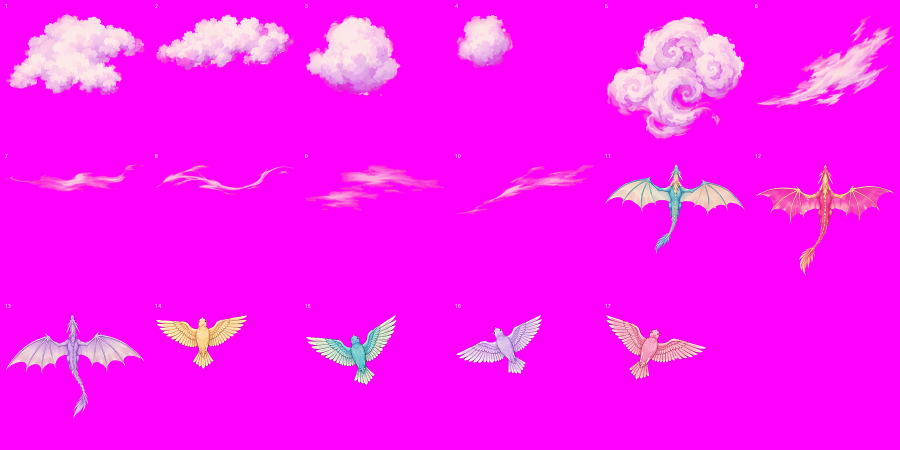
#> input picture prod/contact-v2-haut.png, 1800 x 900 px (shown at 1/2 size)
$ python preparer_poses.py ../prod/contact-v2-haut.png
#> lines starting #> are read from the running program, lines starting #| are printed output that depends on the picture; after the words box and inside, x2 and y2 are one past the last pixel; in counts of white or black regions, pixels touching at a corner belong together
### tools/preparer_decor.py
"""Prépare le décor de l'acte 1 : détoure le fond magenta, découpe la planche d'éléments, convertit le fond.

Usage :
    python tools/preparer_decor.py <planche_elements.png> <plateforme.png> <fond.png>

Sorties dans public/sprites/ :
    fond-ciel.webp            fond sans transparence
    plateforme.webp           plateforme détourée, rognée
    elements/<cellule>-<n>.webp   un fichier par objet (cellules : arches, bannieres, nuages, herbes)
    (prod/contact-elements.png : planche de contrôle numérotée, hors site)
"""
import os
import sys

import numpy as np
from PIL import Image, ImageDraw
from scipy import ndimage

RACINE = os.path.dirname(os.path.dirname(os.path.abspath(__file__)))
SORTIE = os.path.join(RACINE, "public", "sprites")
CELLULES = ["arches", "bannieres", "nuages", "herbes"]  # haut-gauche, haut-droite, bas-gauche, bas-droite


def detourer(img):
    """Retire le magenta #FF00FF (fondu en douceur) et corrige la frange rosée des bords."""
    a = np.asarray(img.convert("RGB")).astype(np.float32)
    r, g, b = a[..., 0], a[..., 1], a[..., 2]
    m = (r + b) / 2 - g
    alpha = 1 - np.clip((m - 70) / 90, 0, 1)
    out = a.copy()
    frange = (alpha > 0) & (alpha < 1)
    for c, v in ((0, 255), (2, 255)):
        ch = out[..., c]
        ch[frange] = np.clip((ch[frange] - (1 - alpha[frange]) * v) / np.maximum(alpha[frange], 0.05), 0, 255)
    rgba = np.dstack([out, alpha * 255]).astype(np.uint8)
    return Image.fromarray(rgba, "RGBA")


def rogner(img, marge=2):
    box = img.getchannel("A").point(lambda v: 255 if v > 24 else 0).getbbox()
    if not box:
        return None
    x0, y0, x1, y1 = box
    return img.crop((max(0, x0 - marge), max(0, y0 - marge), x1 + marge, y1 + marge))


def trouver_filet(lum_profil, centre, ecart):
    """Position du filet clair le plus proche du centre."""
    zone = lum_profil[centre - ecart:centre + ecart]
    return centre - ecart + int(np.argmax(zone))


# [61 lines left out: function main, not called in this run]


# [2 lines that do not run on import are left out]

### tools/preparer_poses.py
"""Découpe la planche 2 du héros : poses de profil (cellule haut-droite) et mains en vue subjective (cellules du bas).

Usage :
    python tools/preparer_poses.py <planche2.png>

Sorties : public/sprites/poses/<n>.webp, public/sprites/mains/<cellule>-<n>.webp
et un contrôle numéroté prod/contact-poses.png (hors site). Les éléments de décor dessinés avec les poses
(porte, pierre gravée) sont à écarter à la main après contrôle : ils sont collés aux mains ou au héros.
"""
import os
import sys

import numpy as np
from PIL import Image, ImageDraw
from scipy import ndimage

sys.path.insert(0, os.path.dirname(os.path.abspath(__file__)))
from preparer_decor import detourer, rogner, trouver_filet, RACINE  # noqa: E402

CELLULES = {1: ("visages", None), 2: ("poses", "poses"), 3: ("mains-a", "mains"), 4: ("mains-b", "mains")}


def main():
    if len(sys.argv) != 2:
        sys.exit(__doc__)
    im = Image.open(sys.argv[1]).convert("RGB")
#> im is the input picture: PIL image 1800x900 RGB; mean R, G, B 252.2, 22.6, 249.3
    W, H = im.size
#> W = 1800; H = 900
    lum = np.asarray(im.convert("L")).astype(np.float32)
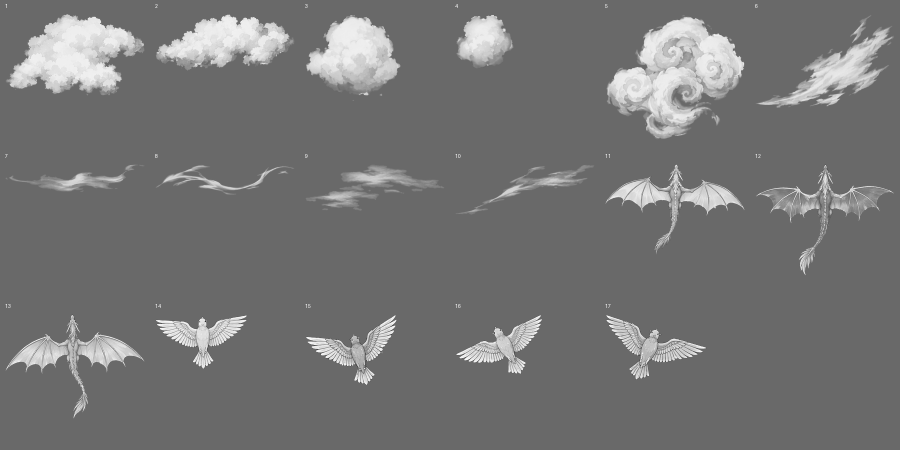
#> lum: shape (900, 1800) float32 (shown at 1/2 size); min 4, max 255, mean 116.8
    xc = trouver_filet(lum[: H // 4].mean(axis=0), W // 2, W // 20)
#> in trouver_filet, `zone = lum_profil[centre - ecart:centre + ecart]`: zone = 180 values, max 153.5 at index 148, min 105 at index 0, mean 120.5
#> xc = 958
    yc = trouver_filet(lum[:, : W // 4].mean(axis=1), H // 2, H // 20)
#> yc = 405
    marge = 10
    boites = {1: (0, 0, xc, yc), 2: (xc, 0, W, yc), 3: (0, yc, xc, H), 4: (xc, yc, W, H)}
#> boites = {1: (0, 0, 958, 405), 2: (958, 0, 1800, 405), 3: (0, 405, 958, 900), 4: (958, 405, 1800, 900)}
    feuille = []
    for num, (x0, y0, x1, y1) in boites.items():
        nom, dossier = CELLULES[num]
        if dossier is None:
            continue  # les visages portent un autre costume : non repris
        cell = detourer(im.crop((x0 + marge, y0 + marge, x1 - marge, y1 - marge)))
        alpha = np.asarray(cell.getchannel("A")) > 128
        etiquettes, n = ndimage.label(ndimage.binary_dilation(alpha, iterations=9))
        objets = []
        for k in range(1, n + 1):
            masque = (etiquettes == k) & alpha
            if masque.sum() < 6000:
                continue
            ys, xs = np.where(masque)
            objets.append((xs.mean(), masque))
        objets.sort(key=lambda o: o[0])
        sortie = os.path.join(RACINE, "public", "sprites", dossier)
        os.makedirs(sortie, exist_ok=True)
        for i, (_, masque) in enumerate(objets, 1):
            piece = cell.copy()
            a = np.asarray(piece.getchannel("A")).copy()
            a[~ndimage.binary_dilation(masque, iterations=2)] = 0
            piece.putalpha(Image.fromarray(a))
            piece = rogner(piece)
            fichier = f"{i}.webp" if dossier == "poses" else f"{nom[-1]}-{i}.webp"
            piece.save(os.path.join(sortie, fichier), quality=92, method=6)
            feuille.append((f"{dossier}/{fichier}", piece))
            print(dossier, fichier, piece.size)
#> this loop made 4 passes
#> (nom, dossier, n) on passes 2 to 4: ('poses', 'poses', 12), ('mains-a', 'mains', 9), ('mains-b', 'mains', 8)
#| poses 1.webp (259, 70)
#| poses 2.webp (278, 247)
#| poses 3.webp (273, 175)
#| mains a-1.webp (281, 212)
#| mains a-2.webp (186, 112)
#| mains a-3.webp (185, 144)
#| mains b-1.webp (118, 122)
#| mains b-2.webp (206, 155)
#> pass 2, in detourer, `r, g, b = a[..., 0], a[..., 1], a[..., 2]`:
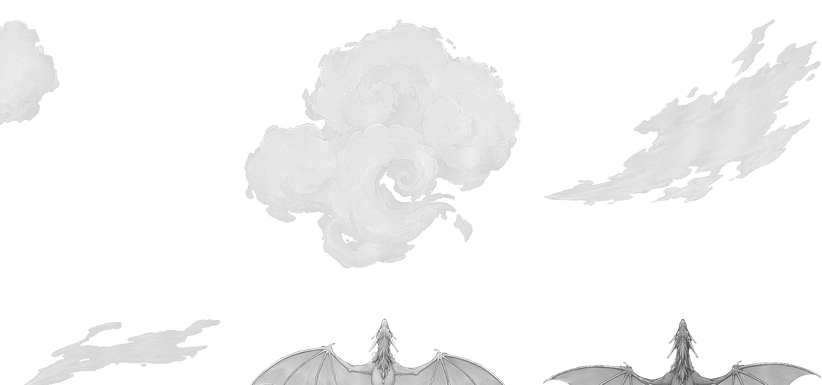
#> b: shape (385, 822) float32; min 49, max 255, mean 246
#> after the loop:
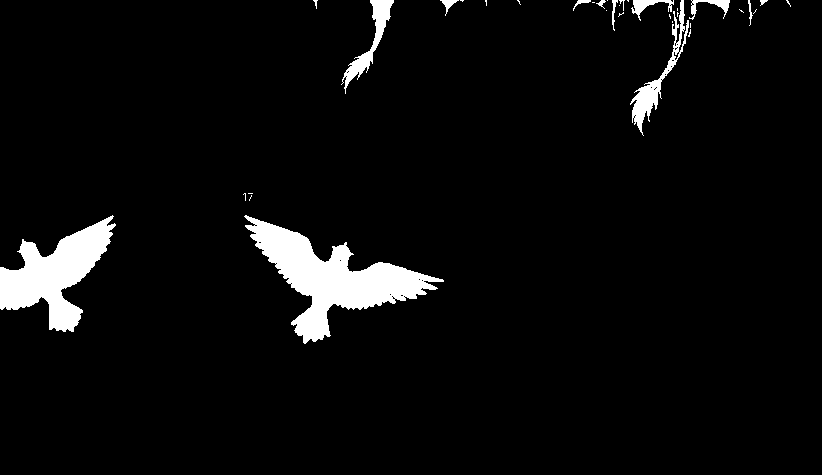
#> alpha: shape (475, 822) bool; 4.7% white; 35 white regions (22 under 20 px), largest, box (x1, y1, x2, y2) and area: (244, 215, 444, 344) 8553, (0, 215, 116, 332) 6076, (630, 0, 689, 136) 1390
#> after the loop: masque: shape (475, 822) bool; 2.2% white; 4 white regions (3 under 20 px), largest, box (x1, y1, x2, y2) and area: (244, 215, 444, 344) 8553
#> after the loop:
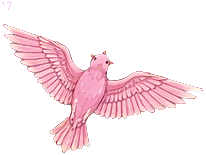
#> piece: PIL image 206x155 RGBA; mean R, G, B, A 247.1, 43.1, 231.3, 67.4; transparent parts drawn white
#> after the loop, feuille = 8 items
    cols, t = 4, 400
#> cols = 4; t = 400
    lignes = (len(feuille) + cols - 1) // cols
#> lignes = 2
    ctl = Image.new("RGB", (cols * t, lignes * (t + 20)), (120, 130, 140))
    d = ImageDraw.Draw(ctl)
    for i, (nom, p) in enumerate(feuille):
        v = p.copy(); v.thumbnail((t - 12, t - 12))
        x, y = (i % cols) * t, (i // cols) * (t + 20)
        ctl.paste(v, (x + 6, y + 18), v)
        d.text((x + 6, y + 3), nom, fill=(255, 255, 255))
#> this loop made 8 passes
#> (nom, x, y) on passes 1 to 8: ('poses/1.webp', 0, 0), ('poses/2.webp', 400, 0), ('poses/3.webp', 800, 0), ('mains/a-1.webp', 1200, 0), ('mains/a-2.webp', 0, 420), ('mains/a-3.webp', 400, 420), ('mains/b-1.webp', 800, 420), ('mains/b-2.webp', 1200, 420)
#> pass 1, in main, `v = p.copy()`:
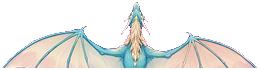
#> v: PIL image 259x70 RGBA; mean R, G, B, A 224.6, 72.3, 221.8, 93.6; transparent parts drawn white
#> pass 3, in main, `v = p.copy()`:
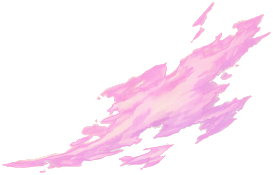
#> v: PIL image 273x175 RGBA; mean R, G, B, A 249.7, 48.5, 237.9, 58.4; transparent parts drawn white
#> after the loop:
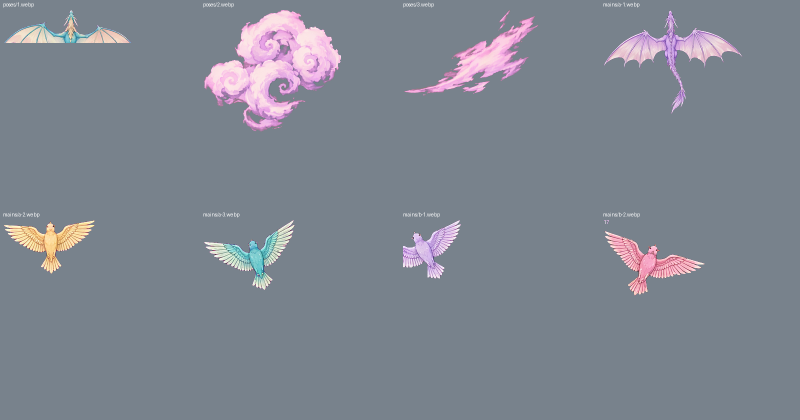
#> ctl: PIL image 1600x840 RGB (shown at 1/2 size); mean R, G, B 127.4, 133.9, 144.7
    ctl.save(os.path.join(RACINE, "prod", "contact-poses.png"))


if __name__ == "__main__":
    main()
